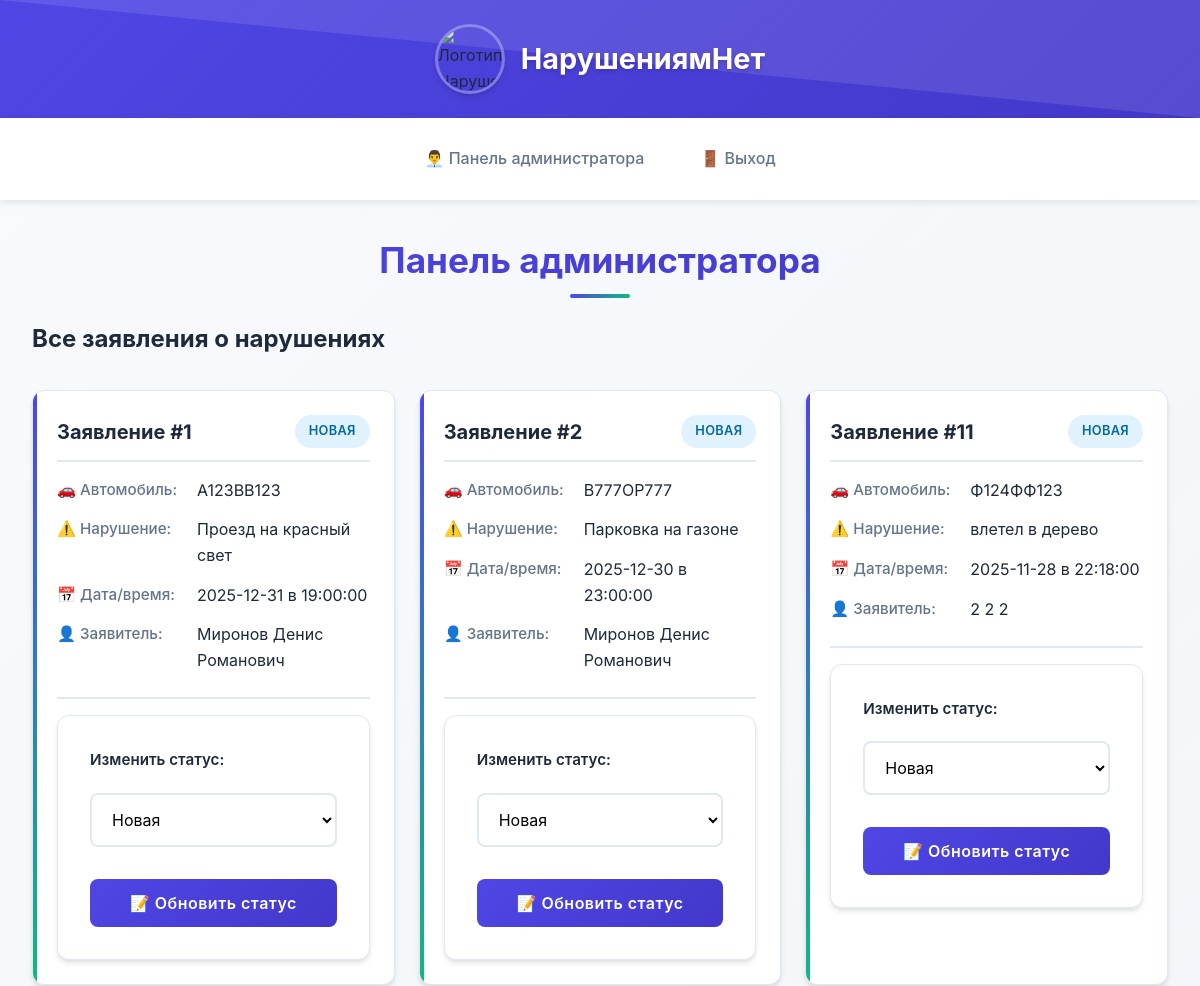
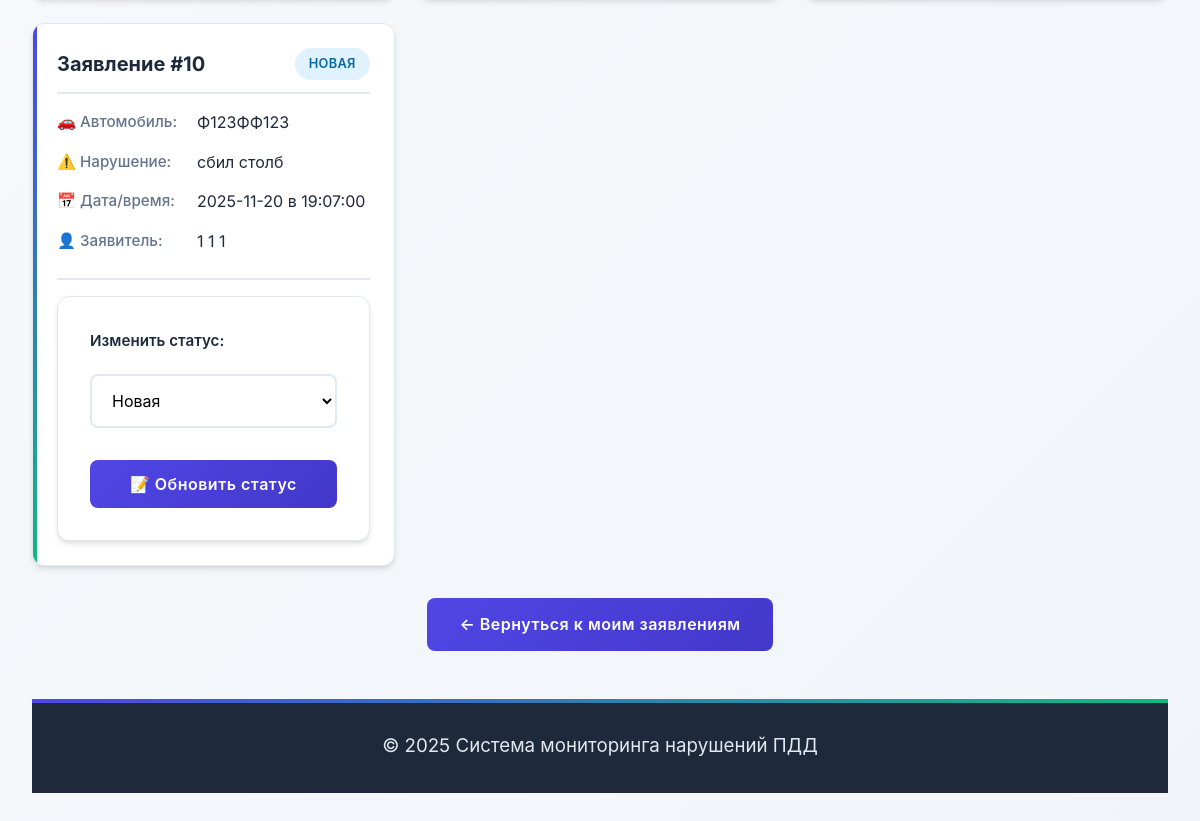
Screenshot of /admin.php (signed in) with the database file from the repository (2 pictures, top to bottom).
### tables this page shows
CREATE TABLE `service` (
  `id_service` int(1) NOT NULL,
  `car_number` varchar(15) NOT NULL,
  `violation_description` varchar(255) NOT NULL,
  `user_id` int(1) NOT NULL,
  `data` date NOT NULL,
  `time` time NOT NULL,
  `status_id` int(1) NOT NULL
);

CREATE TABLE `status` (
  `id_status` int(1) NOT NULL,
  `name_status` varchar(15) NOT NULL
);

CREATE TABLE `user` (
  `id_user` int(1) NOT NULL,
  `surname` varchar(50) NOT NULL,
  `name` varchar(50) NOT NULL,
  `otchestvo` varchar(50) NOT NULL,
  `phone` bigint(11) NOT NULL,
  `email` varchar(50) NOT NULL,
  `username` varchar(50) NOT NULL,
  `password` varchar(50) NOT NULL,
  `user_type_id` int(1) NOT NULL
);

### admin.php (the view, shortened to what this page needs)
<?php
$pageTitle = "Панель администратора";
require_once "db/db.php";
$services_query = "SELECT s.*, u.surname, u.name, u.otchestvo, ss.name_status
                   FROM service s
                   LEFT JOIN user u ON s.user_id = u.id_user
                   LEFT JOIN status ss ON s.status_id = ss.id_status
                   ORDER BY s.data DESC, s.time DESC";
$services_result = mysqli_query($db, $services_query);
$statuses_query = mysqli_query($db, "SELECT * FROM status");
$statuses = [];
while ($row = mysqli_fetch_assoc($statuses_query)) {
    $statuses[$row['id_status']] = $row;
}
?>
<h2>Все заявления о нарушениях</h2>
<?php if ($services_result && mysqli_num_rows($services_result) > 0): ?>
    <div class="cards-container">
        <?php while ($service = mysqli_fetch_assoc($services_result)): ?>
            <div class="card">
                <div class="card-header">
                    Заявление #<?= $service['id_service'] ?>
                    <span class="status-badge status-<?= $service['status_id'] ?>">
                        <?= htmlspecialchars($service['name_status']) ?>
                    </span>
                </div>
                <div class="card-field">
                    <strong>🚗 Автомобиль:</strong> <?= htmlspecialchars($service['car_number']) ?>
                </div>
                <div class="card-field">
                    <strong>⚠️ Нарушение:</strong> <?= htmlspecialchars($service['violation_description']) ?>
                </div>
                <div class="card-field">
                    <strong>📅 Дата/время:</strong> <?= htmlspecialchars($service['data']) ?> в <?= htmlspecialchars($service['time']) ?>
                </div>
                <div class="card-field">
                    <strong>👤 Заявитель:</strong> <?= htmlspecialchars($service['surname'] . ' ' . $service['name'] . ' ' . $service['otchestvo']) ?>
                </div>
                <div style="margin-top: 1.5rem; padding-top: 1rem; border-top: 2px solid var(--gray-light);">
                    <form method="POST" style="display: flex; flex-direction: column; gap: 0.75rem;">
                        <label>Изменить статус:</label>
                        <select name="status_id" required style="padding: 0.875rem 1rem; border: 2px solid var(--gray-light); border-radius: var(--radius-sm);">
                            <?php foreach ($statuses as $id => $status): ?>
                                <option value="<?= $id ?>" <?= $id == $service['status_id'] ? 'selected' : '' ?>>
                                    <?= htmlspecialchars($status['name_status']) ?>
                                </option>
                            <?php endforeach; ?>
                        </select>
                        <button type="submit" name="change_status">📝 Обновить статус</button>
                    </form>
                </div>
            </div>
        <?php endwhile; ?>
    </div>
<?php endif; ?>
<p class="text-center mt-20"><a href="zayavka.php" class="create-link">← Вернуться к моим заявлениям</a></p>
<?php
$pageContent = ob_get_clean();
require_once "struktura.php";
?>

### struktura.php (shortened to what this page needs)
<?php
$navLinks = [];
if (isset($_SESSION['user'])) {
    $user = $_SESSION['user'];
    $userTypeId = $user['user_type_id'] ?? null;
    if ($userTypeId == 2) {
        $navLinks = [
            ['href' => 'admin.php', 'text' => '👨‍💼 Панель администратора'],
        ];
    } else {
        $navLinks = [
            ['href' => 'zayavka.php', 'text' => '📋 Список заявок'],
            ['href' => 'create_zayavka.php', 'text' => '➕ Создать заявку'],
        ];
    }
    $navLinks[] = ['href' => 'logout.php', 'text' => '🚪 Выход'];
} else {
    $navLinks = [
        ['href' => 'index.php', 'text' => '🔐 Авторизация'],
        ['href' => 'registration.php', 'text' => '📝 Регистрация'],
    ];
}
?>
<!DOCTYPE html>
<html lang="ru">
<head>
    <link rel='stylesheet' href='css/style.css'>
</head>
<body>
    <header>
        <img src='images/logo.jpeg' alt='Логотип НарушениямНет'>
        <h1>НарушениямНет</h1>
    </header>
    <nav>
        <?php foreach ($navLinks as $link): ?>
            <a href="<?php echo htmlspecialchars($link['href']); ?>">
                <?php echo htmlspecialchars($link['text']); ?>
            </a>
        <?php endforeach; ?>
    </nav>
    <main>
        <h1><?php echo $pageTitle;?></h1>
        <div class="content">
            <?php
            if (isset($pageContent) && !empty($pageContent)) {
                echo $pageContent;
            }
            ?>
        </div>
        <footer>
            <h3>© 2025 Система мониторинга нарушений ПДД</h3>
        </footer>
    </main>
</body>
</html>

### rows the page displays
service: id_service "1", status.name_status "НОВАЯ", car_number "A123BB123", violation_description "Проезд на красный свет", data "2025-12-31", time "19:00:00", user.otchestvo "Миронов Денис Романович", status_id "Новая"
service: id_service "2", status.name_status "НОВАЯ", car_number "В777ОР777", violation_description "Парковка на газоне", data "2025-12-30", time "23:00:00", user.otchestvo "Миронов Денис Романович", status_id "Новая"
service: id_service "11", status.name_status "НОВАЯ", car_number "Ф124ФФ123", violation_description "влетел в дерево", data "2025-11-28", time "22:18:00", user.otchestvo "2 2 2", status_id "Новая"
service: id_service "10", status.name_status "НОВАЯ", car_number "Ф123ФФ123", violation_description "сбил столб", data "2025-11-20", time "19:07:00", user.otchestvo "1 1 1", status_id "Новая"

### other values shown
$link['text'] "👨‍💼 Панель администратора"
$link['text'] "🚪 Выход"
$pageTitle "Панель администратора"
